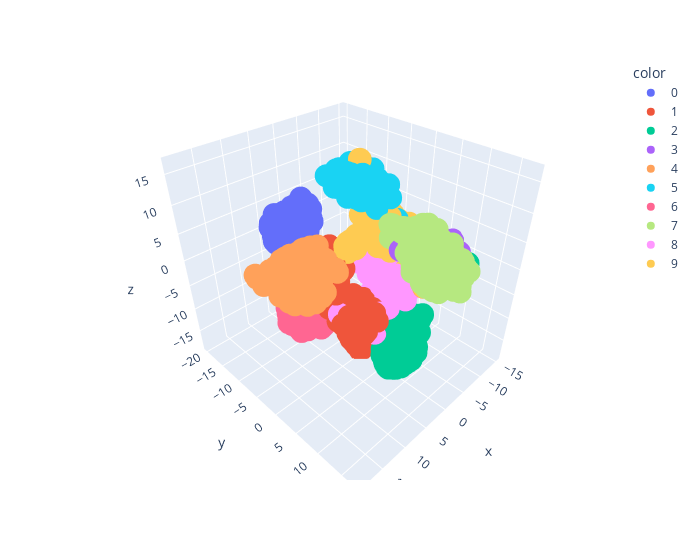

Source (notebook cell):
### Code cell
import plotly.express as px
fig = px.scatter_3d( x=X_digits_tsne_3[:,0], y = X_digits_tsne_3[:,1], z=X_digits_tsne_3[:,2],
              color = pd.Series(y_digits).astype("category"), width = 700)
fig.show()

### Figure 1 — Plotly figure (JSON) as saved in the notebook; plotly's stock layout.template omitted (floating-point values rounded to 4 significant figures; data arrays with more than 128 entries replaced by an {"elided": "..."} marker saying what was removed)
{"data": [{"hovertemplate": "color=0<br>x=%{x}<br>y=%{y}<br>z=%{z}<extra></extra>", "legendgroup": "0", "marker": {"color": "#636efa", "symbol": "circle"}, "mode": "markers", "name": "0", "scene": "scene", "showlegend": true, "type": "scatter3d", "x": {"elided": "178 float values"}, "y": {"elided": "178 float values"}, "z": {"elided": "178 float values"}}, {"hovertemplate": "color=1<br>x=%{x}<br>y=%{y}<br>z=%{z}<extra></extra>", "legendgroup": "1", "marker": {"color": "#EF553B", "symbol": "circle"}, "mode": "markers", "name": "1", "scene": "scene", "showlegend": true, "type": "scatter3d", "x": {"elided": "182 float values"}, "y": {"elided": "182 float values"}, "z": {"elided": "182 float values"}}, {"hovertemplate": "color=2<br>x=%{x}<br>y=%{y}<br>z=%{z}<extra></extra>", "legendgroup": "2", "marker": {"color": "#00cc96", "symbol": "circle"}, "mode": "markers", "name": "2", "scene": "scene", "showlegend": true, "type": "scatter3d", "x": {"elided": "177 float values"}, "y": {"elided": "177 float values"}, "z": {"elided": "177 float values"}}, {"hovertemplate": "color=3<br>x=%{x}<br>y=%{y}<br>z=%{z}<extra></extra>", "legendgroup": "3", "marker": {"color": "#ab63fa", "symbol": "circle"}, "mode": "markers", "name": "3", "scene": "scene", "showlegend": true, "type": "scatter3d", "x": {"elided": "183 float values"}, "y": {"elided": "183 float values"}, "z": {"elided": "183 float values"}}, {"hovertemplate": "color=4<br>x=%{x}<br>y=%{y}<br>z=%{z}<extra></extra>", "legendgroup": "4", "marker": {"color": "#FFA15A", "symbol": "circle"}, "mode": "markers", "name": "4", "scene": "scene", "showlegend": true, "type": "scatter3d", "x": {"elided": "181 float values"}, "y": {"elided": "181 float values"}, "z": {"elided": "181 float values"}}, {"hovertemplate": "color=5<br>x=%{x}<br>y=%{y}<br>z=%{z}<extra></extra>", "legendgroup": "5", "marker": {"color": "#19d3f3", "symbol": "circle"}, "mode": "markers", "name": "5", "scene": "scene", "showlegend": true, "type": "scatter3d", "x": {"elided": "182 float values"}, "y": {"elided": "182 float values"}, "z": {"elided": "182 float values"}}, {"hovertemplate": "color=6<br>x=%{x}<br>y=%{y}<br>z=%{z}<extra></extra>", "legendgroup": "6", "marker": {"color": "#FF6692", "symbol": "circle"}, "mode": "markers", "name": "6", "scene": "scene", "showlegend": true, "type": "scatter3d", "x": {"elided": "181 float values"}, "y": {"elided": "181 float values"}, "z": {"elided": "181 float values"}}, {"hovertemplate": "color=7<br>x=%{x}<br>y=%{y}<br>z=%{z}<extra></extra>", "legendgroup": "7", "marker": {"color": "#B6E880", "symbol": "circle"}, "mode": "markers", "name": "7", "scene": "scene", "showlegend": true, "type": "scatter3d", "x": {"elided": "179 float values"}, "y": {"elided": "179 float values"}, "z": {"elided": "179 float values"}}, {"hovertemplate": "color=8<br>x=%{x}<br>y=%{y}<br>z=%{z}<extra></extra>", "legendgroup": "8", "marker": {"color": "#FF97FF", "symbol": "circle"}, "mode": "markers", "name": "8", "scene": "scene", "showlegend": true, "type": "scatter3d", "x": {"elided": "174 float values"}, "y": {"elided": "174 float values"}, "z": {"elided": "174 float values"}}, {"hovertemplate": "color=9<br>x=%{x}<br>y=%{y}<br>z=%{z}<extra></extra>", "legendgroup": "9", "marker": {"color": "#FECB52", "symbol": "circle"}, "mode": "markers", "name": "9", "scene": "scene", "showlegend": true, "type": "scatter3d", "x": {"elided": "180 float values"}, "y": {"elided": "180 float values"}, "z": {"elided": "180 float values"}}], "layout": {"legend": {"title": {"text": "color"}, "tracegroupgap": 0}, "margin": {"t": 60}, "scene": {"domain": {"x": [0, 1], "y": [0, 1]}, "xaxis": {"title": {"text": "x"}}, "yaxis": {"title": {"text": "y"}}, "zaxis": {"title": {"text": "z"}}}, "width": 700}}
